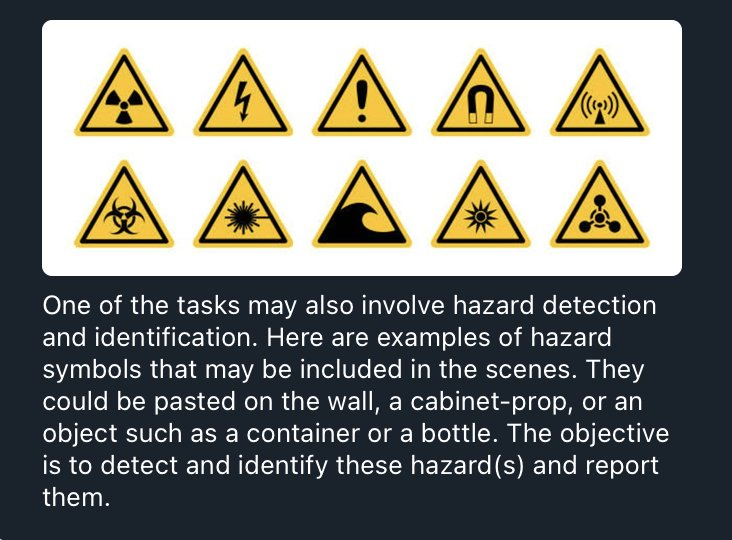
#> input picture sign_reference.jpg, 732 x 540 px
$ python -i periodic_vlm.py   (imports and definitions only)   (older library calls are emulated)
#> lines starting #> are read from the running program, lines starting #| are printed output that depends on the picture
#> further down, picture is the input picture: shape (540, 732, 3); mean B, G, R 114.7, 120.8, 119.6
#!/usr/bin/env python3
"""Direct RTSP -> OpenCV -> periodic Claude observations. No robot control."""
import argparse
import base64
from collections import deque
from concurrent.futures import ThreadPoolExecutor
from datetime import datetime, timezone
import json
import os
import re
from pathlib import Path
import threading
import time

import anthropic
import urllib.request
import urllib.error
from types import SimpleNamespace
import cv2

ROOT = Path(__file__).resolve().parent
URL = 'rtsp://192.168.1.120:8554/test'
REQUIRED = {'scene', 'hazard_signs', 'people', 'stairs', 'curtains',
            'food_supply_relevance', 'image_quality', 'uncertainties'}


class DirectHTTPClient:
    """Minimal Messages API transport using Python HTTPS, bypassing SDK transport."""
    def __init__(self):
        self.messages=self
    # [12 lines left out: function create, not called in this run]
    def close(self):
        pass


# [8 lines left out: function prepare, not called in this run]


def quality(frame):
    small = cv2.resize(frame, (320, 180))
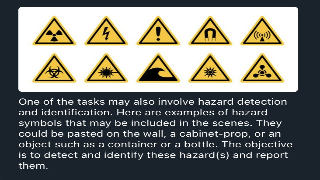
#> small: shape (180, 320, 3); mean B, G, R 114.4, 120.5, 119.3
    gray = cv2.cvtColor(small, cv2.COLOR_BGR2GRAY)
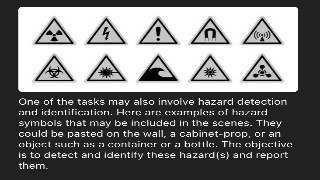
#> gray: shape (180, 320); min 0, max 255, mean 119.4
    sharpness = float(cv2.Laplacian(gray, cv2.CV_64F).var())
#> sharpness = 19981.7
    dark = float((gray < 8).mean())
#> dark = 0.0178
    bright = float((gray > 247).mean())
#> bright = 0.288
    return dict(sharpness=sharpness, dark_fraction=dark, bright_fraction=bright)


# [16 lines left out: function parse_result, not called in this run]


class Camera:
    # [34 lines left out: functions __init__, run, not called in this run]

    def latest(self):
        with self.lock:
            return self.frames[-1] if self.frames else None

    # [165 lines left out: functions select, analyse, main, not called in this run]


# [2 lines not run here, left out]

>>> import cv2
>>> picture = cv2.imread('sign_reference.jpg')
>>> result = quality(picture)
#> result = {'sharpness': 19981.7, 'dark_fraction': 0.0178, 'bright_fraction': 0.288}
